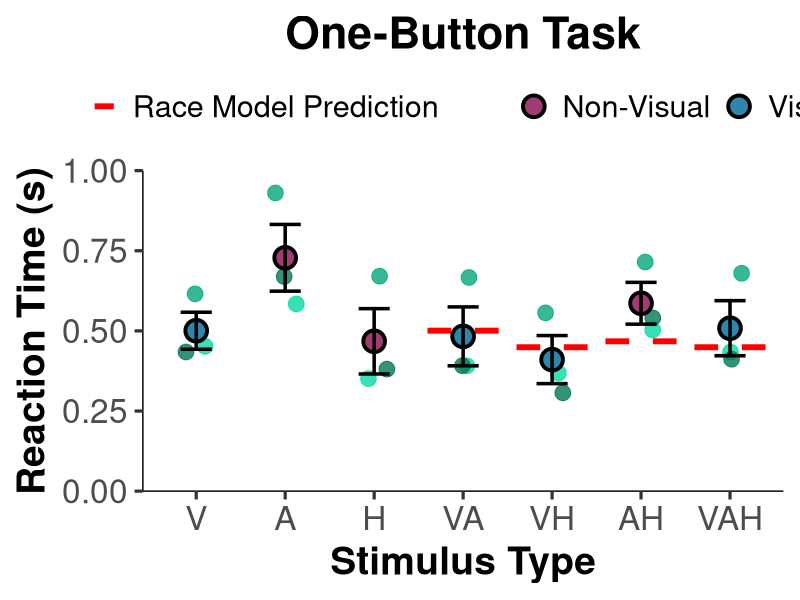
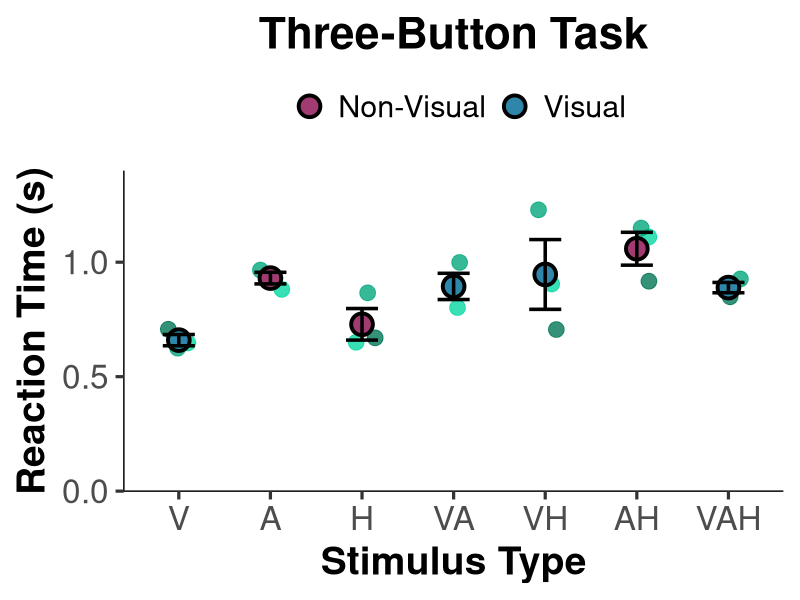
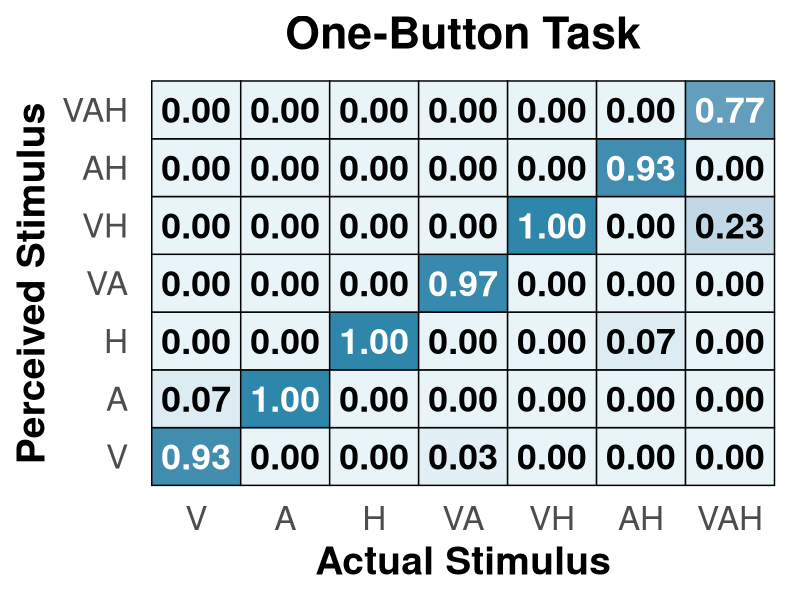
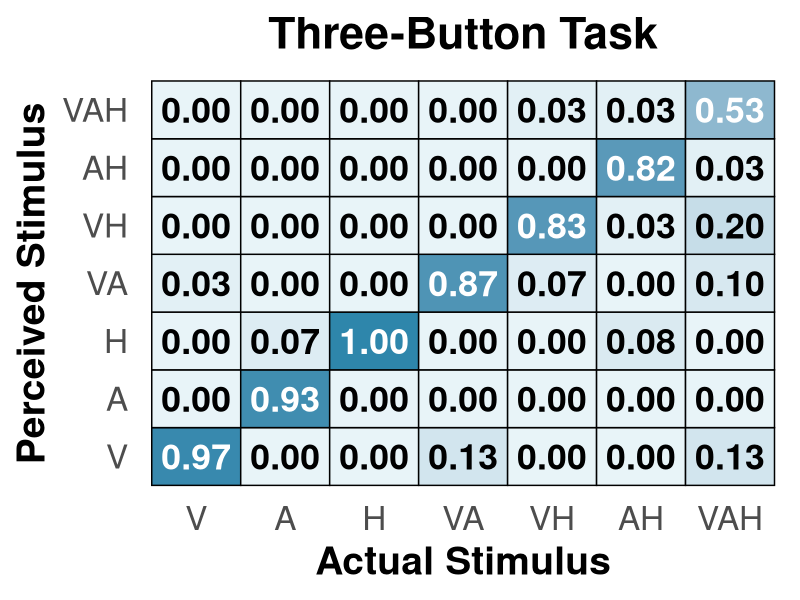

Reproduce these figures in R, in order.
# ============================================================================
# Create Figures with Statistical Tests - SUBJECT-LEVEL ANALYSIS
# Major Changes:
# - ALL means and SEMs calculated from SUBJECT-LEVEL averages (n=3)
# - ALL t-tests use subject-level data
# - Figures 1 & 2: Show individual subject dots with DIFFERENTIAL SHADING BY SUBJECT
# - Each subject has a distinct color for easy identification
# - ERROR BARS NOW MORE VISIBLE (width=0.4, linewidth=1)
# - LARGER FONT SIZES for all figures (updated)
# ============================================================================

# Load libraries
library(dplyr)
library(readr)
library(ggplot2)

# ============================================================================
# STEP 1: Load and Prepare Data
# ============================================================================

# Set your working directory
setwd("/Users/dylanpham/Documents/GitHub/Reaction-Time-App-Mohala-Lab-")

# Load one-button data
one_button_1 <- read_csv("one_button_reaction_data_1.csv") %>% mutate(Subject = "S1")
one_button_2 <- read_csv("one_button_reaction_data_2.csv") %>% mutate(Subject = "S2")
one_button_3 <- read_csv("one_button_reaction_data_3.csv") %>% mutate(Subject = "S3")

# Load three-button data
three_button_1 <- read_csv("three_button_reaction_data_1.csv") %>% mutate(Subject = "S1")
three_button_2 <- read_csv("three_button_reaction_data_2.csv") %>% mutate(Subject = "S2")
three_button_3 <- read_csv("three_button_reaction_data_3.csv") %>% mutate(Subject = "S3")

# Combine datasets
one_button <- bind_rows(one_button_1, one_button_2, one_button_3)
three_button <- bind_rows(three_button_1, three_button_2, three_button_3)

# Filter for correct responses only (for statistical tests)
one_correct <- one_button[one_button$FeltCorrectly == "YES", ]
three_correct <- three_button[three_button$FeltCorrectly == "YES", ]

cat("One-button total trials:", nrow(one_button), "\n")
cat("One-button correct trials:", nrow(one_correct), "\n")
cat("Three-button total trials:", nrow(three_button), "\n")
cat("Three-button correct trials:", nrow(three_correct), "\n")

# ============================================================================
# STEP 2: Calculate SUBJECT-LEVEL means (one value per subject per condition)
# ============================================================================

cat("\n", rep("=", 70), "\n", sep = "")
cat("CALCULATING SUBJECT-LEVEL MEANS\n")
cat(rep("=", 70), "\n\n", sep = "")

# ONE-BUTTON TASK: Subject-level means for ALL data
one_subject_means_all <- one_button %>%
  group_by(Subject, Stimulus) %>%
  summarise(
    mean_RT = mean(ReactionTime_seconds, na.rm = TRUE),
    .groups = 'drop'
  )

cat("ONE-BUTTON (ALL trials) - Subject-level means:\n")
print(one_subject_means_all)

# ONE-BUTTON TASK: Subject-level means for CORRECT data only
one_subject_means_correct <- one_correct %>%
  group_by(Subject, Stimulus) %>%
  summarise(
    mean_RT = mean(ReactionTime_seconds, na.rm = TRUE),
    .groups = 'drop'
  )

cat("\nONE-BUTTON (CORRECT only) - Subject-level means:\n")
print(one_subject_means_correct)

# THREE-BUTTON TASK: Subject-level means for ALL data
three_subject_means_all <- three_button %>%
  group_by(Subject, Stimulus) %>%
  summarise(
    mean_RT = mean(RT1_seconds, na.rm = TRUE),
    .groups = 'drop'
  )

cat("\nTHREE-BUTTON (ALL trials) - Subject-level means:\n")
print(three_subject_means_all)

# THREE-BUTTON TASK: Subject-level means for CORRECT data only
three_subject_means_correct <- three_correct %>%
  group_by(Subject, Stimulus) %>%
  summarise(
    mean_RT = mean(RT1_seconds, na.rm = TRUE),
    .groups = 'drop'
  )

cat("\nTHREE-BUTTON (CORRECT only) - Subject-level means:\n")
print(three_subject_means_correct)

# ============================================================================
# STEP 3: Calculate GRAND means and SEMs across subjects (n=3)
# ============================================================================

# Grand means for one-button (ALL data) - for figures
one_grand_summary_all <- one_subject_means_all %>%
  group_by(Stimulus) %>%
  summarise(
    n_subjects = n(),
    sd_RT = ifelse(n() >= 2, sd(mean_RT, na.rm = TRUE), 0),
    sem_RT = ifelse(n() >= 2, sd(mean_RT, na.rm = TRUE) / sqrt(n()), 0),
    mean_RT = mean(mean_RT, na.rm = TRUE),
    .groups = 'drop')

# Grand means for one-button (CORRECT data) - for statistics
one_grand_summary_correct <- one_subject_means_correct %>%
  group_by(Stimulus) %>%
  summarise(
    n_subjects = n(),
    mean_RT = mean(mean_RT, na.rm = TRUE),
    sd_RT = ifelse(n() >= 2, sd(mean_RT, na.rm = TRUE), 0),
    sem_RT = ifelse(n() >= 2, sd(mean_RT, na.rm = TRUE) / sqrt(n()), 0),
    .groups = 'drop'
  )

# Grand means for three-button (ALL data) - for figures
three_grand_summary_all <- three_subject_means_all %>%
  group_by(Stimulus) %>%
  summarise(
    n_subjects = n(),
    sd_RT = ifelse(n() >= 2, sd(mean_RT, na.rm = TRUE), 0),
    sem_RT = ifelse(n() >= 2, sd(mean_RT, na.rm = TRUE) / sqrt(n()), 0),
    mean_RT = mean(mean_RT, na.rm = TRUE),
    .groups = 'drop'
  )

# Grand means for three-button (CORRECT data) - for statistics
three_grand_summary_correct <- three_subject_means_correct %>%
  group_by(Stimulus) %>%
  summarise(
    n_subjects = n(),
    mean_RT = mean(mean_RT, na.rm = TRUE),
    sd_RT = ifelse(n() >= 2, sd(mean_RT, na.rm = TRUE), 0),
    sem_RT = ifelse(n() >= 2, sd(mean_RT, na.rm = TRUE) / sqrt(n()), 0),
    .groups = 'drop'
  )

cat("\n", rep("=", 70), "\n", sep = "")
cat("GRAND SUMMARY STATISTICS (calculated from subject means, n=3)\n")
cat(rep("=", 70), "\n\n", sep = "")

cat("ONE-BUTTON (ALL trials):\n")
print(one_grand_summary_all)

cat("\nONE-BUTTON (CORRECT only):\n")
print(one_grand_summary_correct)

cat("\nTHREE-BUTTON (ALL trials):\n")
print(three_grand_summary_all)

cat("\nTHREE-BUTTON (CORRECT only):\n")
print(three_grand_summary_correct)

# ============================================================================
# STEP 4: Calculate Race Model Predictions using SUBJECT-LEVEL means
# ============================================================================

cat("\n", rep("=", 70), "\n", sep = "")
cat("RACE MODEL ANALYSIS - ONE-BUTTON TASK (SUBJECT-LEVEL)\n")
cat(rep("=", 70), "\n\n", sep = "")

# Get unimodal subject-level means (using ALL trials now)
V_subjects <- one_subject_means_all %>% filter(Stimulus == "V") %>% pull(mean_RT)
A_subjects <- one_subject_means_all %>% filter(Stimulus == "A") %>% pull(mean_RT)
H_subjects <- one_subject_means_all %>% filter(Stimulus == "H") %>% pull(mean_RT)

# Calculate race model predictions for each subject
race_predictions_by_subject <- data.frame(
  Subject = c("S1", "S2", "S3"),
  V_mean = V_subjects,
  A_mean = A_subjects,
  H_mean = H_subjects,
  VA_race = pmin(V_subjects, A_subjects),
  VH_race = pmin(V_subjects, H_subjects),
  AH_race = pmin(A_subjects, H_subjects),
  VAH_race = pmin(V_subjects, A_subjects, H_subjects)
)

cat("Subject-level race model predictions:\n")
print(race_predictions_by_subject)

# Grand mean race predictions (average across subjects)
race_predictions <- data.frame(
  Stimulus = c("VA", "VH", "AH", "VAH"),
  RaceModel = c(
    mean(race_predictions_by_subject$VA_race),
    mean(race_predictions_by_subject$VH_race),
    mean(race_predictions_by_subject$AH_race),
    mean(race_predictions_by_subject$VAH_race)
  )
)

cat("\nGrand mean race model predictions:\n")
print(race_predictions)

# ============================================================================
# STEP 5: Statistical Tests using SUBJECT-LEVEL data (n=3)
# ============================================================================

cat("\n", rep("-", 70), "\n", sep = "")
cat("T-TESTS FOR RACE MODEL VIOLATIONS (One-Button Task, ALL trials, n=3 subjects)\n")
cat(rep("-", 70), "\n\n", sep = "")

# Function to perform t-test using subject-level data
test_race_model_subjects <- function(subject_means, stimulus_name, race_pred_vector) {
  # Get subject-level observed means for this condition
  obs_data <- subject_means %>% 
    filter(Stimulus == stimulus_name) %>% 
    pull(mean_RT)
  
  if (length(obs_data) < 2) {
    return(list(
      stimulus = stimulus_name,
      n = length(obs_data),
      observed_mean = mean(obs_data),
      race_pred = mean(race_pred_vector),
      violation = NA,
      t_stat = NA,
      df = NA,
      p_value = NA,
      cohens_d = NA
    ))
  }
  
  # Perform one-sample t-test against mean race prediction
  race_mean <- mean(race_pred_vector)
  test_result <- t.test(obs_data, mu = race_mean)
  
  # Calculate Cohen's d
  cohens_d <- (mean(obs_data) - race_mean) / sd(obs_data)
  
  # Calculate violation (positive = facilitation, negative = interference)
  violation <- race_mean - mean(obs_data)
  
  return(list(
    stimulus = stimulus_name,
    n = length(obs_data),
    observed_mean = mean(obs_data),
    race_pred = race_mean,
    violation = violation,
    t_stat = test_result$statistic,
    df = test_result$parameter,
    p_value = test_result$p.value,
    cohens_d = cohens_d
  ))
}

# Test each multimodal condition
results_one_button <- list()

results_one_button$VA <- test_race_model_subjects(
  one_subject_means_all, "VA", race_predictions_by_subject$VA_race)
results_one_button$VH <- test_race_model_subjects(
  one_subject_means_all, "VH", race_predictions_by_subject$VH_race)
results_one_button$AH <- test_race_model_subjects(
  one_subject_means_all, "AH", race_predictions_by_subject$AH_race)
results_one_button$VAH <- test_race_model_subjects(
  one_subject_means_all, "VAH", race_predictions_by_subject$VAH_race)

# Print results
for (result in results_one_button) {
  cat(sprintf("\n%s Condition:\n", result$stimulus))
  cat(sprintf("  Observed RT:     %.3f s (n=%d subjects)\n", result$observed_mean, result$n))
  cat(sprintf("  Race Prediction: %.3f s\n", result$race_pred))
  cat(sprintf("  Violation:       %+.0f ms ", result$violation * 1000))
  if (!is.na(result$violation)) {
    if (result$violation > 0) {
      cat("(FACILITATION)\n")
    } else {
      cat("(INTERFERENCE)\n")
    }
  } else {
    cat("\n")
  }
  
  if (!is.na(result$p_value)) {
    cat(sprintf("  t(%d) = %.2f, p = %.4f", result$df, result$t_stat, result$p_value))
    if (result$p_value < 0.001) {
      cat(" ***")
    } else if (result$p_value < 0.01) {
      cat(" **")
    } else if (result$p_value < 0.05) {
      cat(" *")
    }
    cat("\n")
    cat(sprintf("  Cohen's d = %.2f\n", result$cohens_d))
  }
}

# ============================================================================
# COLAVITA EFFECT ANALYSIS - ONE-BUTTON TASK (SUBJECT-LEVEL)
# ============================================================================

cat("\n", rep("-", 70), "\n", sep = "")
cat("COLAVITA VISUAL DOMINANCE EFFECT (One-Button Task, ALL trials, n=3 subjects)\n")
cat(rep("-", 70), "\n\n", sep = "")

# Calculate subject-level means for visual multimodal (VA, VH, VAH) - using ALL trials
vis_multi_subject <- one_subject_means_all %>%
  filter(Stimulus %in% c("VA", "VH", "VAH")) %>%
  group_by(Subject) %>%
  summarise(mean_RT = mean(mean_RT), .groups = 'drop') %>%
  pull(mean_RT)

# Calculate subject-level means for non-visual multimodal (AH) - using ALL trials
nonvis_multi_subject <- one_subject_means_all %>%
  filter(Stimulus == "AH") %>%
  pull(mean_RT)

cat(sprintf("Visual Multimodal (VA, VH, VAH):\n"))
cat(sprintf("  Mean RT: %.3f s (n=%d subjects)\n", mean(vis_multi_subject), length(vis_multi_subject)))
cat(sprintf("  SD:      %.3f s\n", sd(vis_multi_subject)))

cat(sprintf("\nNon-Visual Multimodal (AH):\n"))
cat(sprintf("  Mean RT: %.3f s (n=%d subjects)\n", mean(nonvis_multi_subject), length(nonvis_multi_subject)))
cat(sprintf("  SD:      %.3f s\n", sd(nonvis_multi_subject)))

# Independent samples t-test
colavita_test <- t.test(vis_multi_subject, nonvis_multi_subject)

# Cohen's d for independent samples
pooled_sd <- sqrt(((length(vis_multi_subject)-1)*var(vis_multi_subject) + 
                     (length(nonvis_multi_subject)-1)*var(nonvis_multi_subject)) / 
                    (length(vis_multi_subject)+length(nonvis_multi_subject)-2))
colavita_d <- (mean(vis_multi_subject) - mean(nonvis_multi_subject)) / pooled_sd

difference_ms <- (mean(nonvis_multi_subject) - mean(vis_multi_subject)) * 1000
percent_diff <- ((mean(nonvis_multi_subject) - mean(vis_multi_subject)) / mean(vis_multi_subject)) * 100

cat(sprintf("\nColavita Effect:\n"))
cat(sprintf("  Difference:  %.0f ms (%.1f%% faster)\n", difference_ms, percent_diff))
cat(sprintf("  t(%.1f) = %.2f, p = %.4f", colavita_test$parameter, 
            colavita_test$statistic, colavita_test$p.value))
if (colavita_test$p.value < 0.001) {
  cat(" ***")
} else if (colavita_test$p.value < 0.01) {
  cat(" **")
} else if (colavita_test$p.value < 0.05) {
  cat(" *")
}
cat("\n")
cat(sprintf("  Cohen's d = %.2f\n", colavita_d))

# ============================================================================
# THREE-BUTTON TASK STATISTICS (SUBJECT-LEVEL)
# ============================================================================

cat("\n", rep("=", 70), "\n", sep = "")
cat("RACE MODEL ANALYSIS - THREE-BUTTON TASK (SUBJECT-LEVEL)\n")
cat(rep("=", 70), "\n\n", sep = "")

# Get unimodal subject-level means (using ALL trials now)
V_subjects_3 <- three_subject_means_all %>% filter(Stimulus == "V") %>% pull(mean_RT)
A_subjects_3 <- three_subject_means_all %>% filter(Stimulus == "A") %>% pull(mean_RT)
H_subjects_3 <- three_subject_means_all %>% filter(Stimulus == "H") %>% pull(mean_RT)

# Calculate race model predictions for each subject
race_predictions_by_subject_3 <- data.frame(
  Subject = c("S1", "S2", "S3"),
  V_mean = V_subjects_3,
  A_mean = A_subjects_3,
  H_mean = H_subjects_3,
  VA_race = pmin(V_subjects_3, A_subjects_3),
  VH_race = pmin(V_subjects_3, H_subjects_3),
  AH_race = pmin(A_subjects_3, H_subjects_3),
  VAH_race = pmin(V_subjects_3, A_subjects_3, H_subjects_3)
)

cat("Subject-level race model predictions:\n")
print(race_predictions_by_subject_3)

# Grand mean race predictions
race_predictions_3 <- data.frame(
  Stimulus = c("VA", "VH", "AH", "VAH"),
  RaceModel = c(
    mean(race_predictions_by_subject_3$VA_race),
    mean(race_predictions_by_subject_3$VH_race),
    mean(race_predictions_by_subject_3$AH_race),
    mean(race_predictions_by_subject_3$VAH_race)
  )
)

cat("\nGrand mean race model predictions:\n")
print(race_predictions_3)

cat("\n", rep("-", 70), "\n", sep = "")
cat("T-TESTS FOR RACE MODEL VIOLATIONS (Three-Button Task, ALL trials, n=3 subjects)\n")
cat(rep("-", 70), "\n\n", sep = "")

# Test three-button task
results_three_button <- list()

results_three_button$VA <- test_race_model_subjects(
  three_subject_means_all, "VA", race_predictions_by_subject_3$VA_race)
results_three_button$VH <- test_race_model_subjects(
  three_subject_means_all, "VH", race_predictions_by_subject_3$VH_race)
results_three_button$AH <- test_race_model_subjects(
  three_subject_means_all, "AH", race_predictions_by_subject_3$AH_race)
results_three_button$VAH <- test_race_model_subjects(
  three_subject_means_all, "VAH", race_predictions_by_subject_3$VAH_race)

for (result in results_three_button) {
  cat(sprintf("\n%s Condition:\n", result$stimulus))
  cat(sprintf("  Observed RT:     %.3f s (n=%d subjects)\n", result$observed_mean, result$n))
  cat(sprintf("  Race Prediction: %.3f s\n", result$race_pred))
  cat(sprintf("  Violation:       %+.0f ms ", result$violation * 1000))
  if (!is.na(result$violation)) {
    if (result$violation > 0) {
      cat("(FACILITATION)\n")
    } else {
      cat("(INTERFERENCE)\n")
    }
  } else {
    cat("\n")
  }
  
  if (!is.na(result$p_value)) {
    cat(sprintf("  t(%d) = %.2f, p = %.4f", result$df, result$t_stat, result$p_value))
    if (result$p_value < 0.001) {
      cat(" ***")
    } else if (result$p_value < 0.01) {
      cat(" **")
    } else if (result$p_value < 0.05) {
      cat(" *")
    }
    cat("\n")
    cat(sprintf("  Cohen's d = %.2f\n", result$cohens_d))
  }
}

# Colavita effect - three-button (SUBJECT-LEVEL)
cat("\n", rep("-", 70), "\n", sep = "")
cat("COLAVITA VISUAL DOMINANCE EFFECT (Three-Button Task, ALL trials, n=3 subjects)\n")
cat(rep("-", 70), "\n\n", sep = "")

# Calculate subject-level means for visual multimodal - using ALL trials
vis_multi_subject_3 <- three_subject_means_all %>%
  filter(Stimulus %in% c("VA", "VH", "VAH")) %>%
  group_by(Subject) %>%
  summarise(mean_RT = mean(mean_RT), .groups = 'drop') %>%
  pull(mean_RT)

# Calculate subject-level means for non-visual multimodal - using ALL trials
nonvis_multi_subject_3 <- three_subject_means_all %>%
  filter(Stimulus == "AH") %>%
  pull(mean_RT)

cat(sprintf("Visual Multimodal (VA, VH, VAH):\n"))
cat(sprintf("  Mean RT: %.3f s (n=%d subjects)\n", mean(vis_multi_subject_3), length(vis_multi_subject_3)))
cat(sprintf("  SD:      %.3f s\n", sd(vis_multi_subject_3)))

cat(sprintf("\nNon-Visual Multimodal (AH):\n"))
cat(sprintf("  Mean RT: %.3f s (n=%d subjects)\n", mean(nonvis_multi_subject_3), length(nonvis_multi_subject_3)))
cat(sprintf("  SD:      %.3f s\n", sd(nonvis_multi_subject_3)))

colavita_test_3 <- t.test(vis_multi_subject_3, nonvis_multi_subject_3)

pooled_sd_3 <- sqrt(((length(vis_multi_subject_3)-1)*var(vis_multi_subject_3) + 
                       (length(nonvis_multi_subject_3)-1)*var(nonvis_multi_subject_3)) / 
                      (length(vis_multi_subject_3)+length(nonvis_multi_subject_3)-2))
colavita_d_3 <- (mean(vis_multi_subject_3) - mean(nonvis_multi_subject_3)) / pooled_sd_3

difference_ms_3 <- (mean(nonvis_multi_subject_3) - mean(vis_multi_subject_3)) * 1000
percent_diff_3 <- ((mean(nonvis_multi_subject_3) - mean(vis_multi_subject_3)) / mean(vis_multi_subject_3)) * 100

cat(sprintf("\nColavita Effect:\n"))
cat(sprintf("  Difference:  %.0f ms (%.1f%% faster)\n", difference_ms_3, percent_diff_3))
cat(sprintf("  t(%.1f) = %.2f, p = %.4f", colavita_test_3$parameter, 
            colavita_test_3$statistic, colavita_test_3$p.value))
if (colavita_test_3$p.value < 0.001) {
  cat(" ***")
} else if (colavita_test_3$p.value < 0.01) {
  cat(" **")
} else if (colavita_test_3$p.value < 0.05) {
  cat(" *")
}
cat("\n")
cat(sprintf("  Cohen's d = %.2f\n", colavita_d_3))

# ============================================================================
# FIGURE 1: ONE-BUTTON TASK with SUBJECT-SPECIFIC COLORS - LARGER FONTS
# ============================================================================

cat("\n", rep("=", 70), "\n", sep = "")
cat("CREATING FIGURES WITH SUBJECT-SPECIFIC COLORS AND LARGER FONTS\n")
cat(rep("=", 70), "\n\n", sep = "")

# Define subject colors - distinct and visually appealing
subject_colors <- c("S1" = "#08d8a2",   
                    "S2" = "#06a77d",   
                    "S3" = "#047658")   

# Prepare data for plotting
one_grand_summary_all$visual_containing <- ifelse(grepl("V", one_grand_summary_all$Stimulus), 
                                                  "Visual", "Non-Visual")
one_grand_summary_all$Stimulus <- factor(one_grand_summary_all$Stimulus, 
                                         levels = c("V", "A", "H", "VA", "VH", "AH", "VAH"))
one_grand_summary_all <- merge(one_grand_summary_all, race_predictions, by = "Stimulus", all.x = TRUE)

# Prepare individual subject data
one_subject_means_all$Stimulus <- factor(one_subject_means_all$Stimulus, 
                                         levels = c("V", "A", "H", "VA", "VH", "AH", "VAH"))

# Prepare race model data
race_model_data_1 <- one_grand_summary_all[!is.na(one_grand_summary_all$RaceModel), ]
race_model_data_1$x_start <- as.numeric(race_model_data_1$Stimulus) - 0.4
race_model_data_1$x_end <- as.numeric(race_model_data_1$Stimulus) + 0.4

# Create Figure 1 with SUBJECT-SPECIFIC COLORS and LARGER FONTS
fig1 <- ggplot(one_grand_summary_all, aes(x = Stimulus, y = mean_RT)) +
  # Individual subject points with DISTINCT COLORS
  geom_point(data = one_subject_means_all, 
             aes(x = Stimulus, y = mean_RT, color = Subject),
             size = 5, alpha = 0.8, show.legend = FALSE,
             position = position_jitter(width = 0.15, height = 0, seed = 42)) +
  # Race model predictions
  geom_segment(data = race_model_data_1,
               aes(x = x_start, xend = x_end, y = RaceModel, yend = RaceModel, 
                   linetype = "Race Model"),
               color = "red", linewidth = 2,
               inherit.aes = FALSE) +
  # Mean points (filled) - PLOTTED AFTER INDIVIDUAL POINTS
  geom_point(aes(fill = visual_containing), 
             size = 6, shape = 21, color = "black", stroke = 2) +
  # ERROR BARS - PLOTTED LAST SO THEY APPEAR ON TOP
  geom_errorbar(aes(ymin = mean_RT - sem_RT, ymax = mean_RT + sem_RT),
                width = 0.35, linewidth = 1.2, color = "black") +
  scale_color_manual(values = subject_colors,
                     name = "Subject",
                     labels = c("S1" = "S1", "S2" = "S2", "S3" = "S3")) +
  scale_fill_manual(values = c("Visual" = "#2E86AB", "Non-Visual" = "#A23B72"),
                    name = "",
                    labels = c("Non-Visual" = "Non-Visual", "Visual" = "Visual")) +
  scale_linetype_manual(values = c("Race Model" = "dashed"),
                        name = "",
                        labels = c("Race Model Prediction")) +
  scale_y_continuous(expand = c(0, 0), limits = c(0, 1.0)) +
  labs(
    title = "One-Button Task",
    x = "Stimulus Type",
    y = "Reaction Time (s)"
  ) +
  theme_classic(base_size = 24) +
  theme(
    plot.title = element_text(face = "bold", size = 32, hjust = 0.5),
    axis.title = element_text(face = "bold", size = 28),
    axis.text = element_text(size = 24),
    axis.text.x = element_text(size = 24),
    axis.text.y = element_text(size = 24),
    legend.position = "top",
    legend.text = element_text(size = 22),
    legend.title = element_text(size = 22, face = "bold"),
    axis.line = element_line(color = "black", linewidth = 0.5, linetype = 1))

ggsave("Figure1_OneButton_MeanRT_SubjectColors.png", fig1, width = 12, height = 8, dpi = 300)
cat("✓ Figure 1 saved: Figure1_OneButton_MeanRT_SubjectColors.png\n")

# ============================================================================
# FIGURE 2: THREE-BUTTON TASK with SUBJECT-SPECIFIC COLORS - LARGER FONTS
# ============================================================================

# Prepare data for plotting
three_grand_summary_all$visual_containing <- ifelse(grepl("V", three_grand_summary_all$Stimulus), 
                                                    "Visual", "Non-Visual")
three_grand_summary_all$Stimulus <- factor(three_grand_summary_all$Stimulus, 
                                           levels = c("V", "A", "H", "VA", "VH", "AH", "VAH"))
three_grand_summary_all <- merge(three_grand_summary_all, race_predictions_3, by = "Stimulus", all.x = TRUE)

# Prepare individual subject data
three_subject_means_all$Stimulus <- factor(three_subject_means_all$Stimulus, 
                                           levels = c("V", "A", "H", "VA", "VH", "AH", "VAH"))

# Prepare race model data
race_model_data_3 <- three_grand_summary_all[!is.na(three_grand_summary_all$RaceModel), ]
race_model_data_3$x_start <- as.numeric(race_model_data_3$Stimulus) - 0.4
race_model_data_3$x_end <- as.numeric(race_model_data_3$Stimulus) + 0.4

# Create Figure 2 with SUBJECT-SPECIFIC COLORS and LARGER FONTS
fig2 <- ggplot(three_grand_summary_all, aes(x = Stimulus, y = mean_RT)) +
  # Individual subject points with DISTINCT COLORS
  geom_point(data = three_subject_means_all, 
             aes(x = Stimulus, y = mean_RT, color = Subject),
             size = 5, alpha = 0.8, show.legend = FALSE,
             position = position_jitter(width = 0.15, height = 0, seed = 42)) +
  # Mean points (filled) - PLOTTED AFTER INDIVIDUAL POINTS
  geom_point(aes(fill = visual_containing), 
             size = 6, shape = 21, color = "black", stroke = 2) +
  # ERROR BARS - PLOTTED LAST SO THEY APPEAR ON TOP
  geom_errorbar(aes(ymin = mean_RT - sem_RT, ymax = mean_RT + sem_RT),
                width = 0.35, linewidth = 1.2, color = "black") +
  scale_color_manual(values = subject_colors,
                     name = "Subject",
                     labels = c("S1" = "S1", "S2" = "S2", "S3" = "S3")) +
  scale_fill_manual(values = c("Visual" = "#2E86AB", "Non-Visual" = "#A23B72"),
                    name = "",
                    labels = c("Non-Visual" = "Non-Visual", "Visual" = "Visual")) +
  scale_y_continuous(expand = c(0, 0), limits = c(0, 1.4)) +
  labs(
    title = "Three-Button Task",
    x = "Stimulus Type",
    y = "Reaction Time (s)"
  ) +
  theme_classic(base_size = 24) +
  theme(
    plot.title = element_text(face = "bold", size = 32, hjust = 0.5),
    axis.title = element_text(face = "bold", size = 28),
    axis.text = element_text(size = 24),
    axis.text.x = element_text(size = 24),
    axis.text.y = element_text(size = 24),
    legend.position = "top",
    legend.text = element_text(size = 22),
    legend.title = element_text(size = 22, face = "bold"),
    axis.line = element_line(color = "black", linewidth = 0.5, linetype = 1))

ggsave("Figure2_ThreeButton_MeanRT_SubjectColors.png", fig2, width = 12, height = 8, dpi = 300)
cat("✓ Figure 2 saved: Figure2_ThreeButton_MeanRT_SubjectColors.png\n")

# ============================================================================
# FIGURE 3 & 4: CONFUSION MATRICES - LARGER FONTS
# ============================================================================

# Function to normalize stimulus order
normalize_stimulus <- function(stim) {
  if(is.null(stim) || length(stim) == 0) return(NA_character_)
  if(is.na(stim)) return(NA_character_)
  stim <- as.character(stim)
  if(stim == "" || nchar(stim) == 0) return(NA_character_)
  letters <- strsplit(stim, "")[[1]]
  order_map <- c("V" = 1, "A" = 2, "H" = 3)
  sorted_letters <- letters[order(sapply(letters, function(x) order_map[x]))]
  return(paste(sorted_letters, collapse = ""))
}

# FIGURE 3: One-button confusion matrix (SUBJECT-LEVEL) - LARGER FONTS
cat("\n", rep("=", 70), "\n", sep = "")
cat("CREATING CONFUSION MATRIX FOR ONE-BUTTON TASK (SUBJECT-LEVEL)\n")
cat(rep("=", 70), "\n\n", sep = "")

felt_col <- "SelectedCues"
one_button_norm <- one_button %>%
  mutate(NormalizedResponse = sapply(!!sym(felt_col), normalize_stimulus))

# Calculate confusion matrix for EACH SUBJECT
confusion_one_by_subject <- one_button_norm %>%
  group_by(Subject, Stimulus, NormalizedResponse) %>%
  summarise(count = n(), .groups = 'drop') %>%
  rename(FeltStimulus = NormalizedResponse)

# Get totals for each subject and stimulus
totals_one_by_subject <- one_button_norm %>%
  group_by(Subject, Stimulus) %>%
  summarise(total = n(), .groups = 'drop')

# Calculate proportions for each subject
confusion_one_by_subject <- merge(confusion_one_by_subject, totals_one_by_subject, 
                                  by = c("Subject", "Stimulus"))
confusion_one_by_subject$proportion <- confusion_one_by_subject$count / confusion_one_by_subject$total

all_levels <- c("V", "A", "H", "VA", "VH", "AH", "VAH")
confusion_one_by_subject$Stimulus <- factor(confusion_one_by_subject$Stimulus, levels = all_levels)
confusion_one_by_subject$FeltStimulus <- factor(confusion_one_by_subject$FeltStimulus, levels = all_levels)

# Create complete grid for each subject
complete_grid_subjects <- expand.grid(
  Subject = unique(one_button$Subject),
  Stimulus = factor(all_levels, levels = all_levels),
  FeltStimulus = factor(all_levels, levels = all_levels)
)

# Merge with actual data, filling missing combinations with 0
confusion_one_complete_subjects <- merge(complete_grid_subjects, confusion_one_by_subject, 
                                         by = c("Subject", "Stimulus", "FeltStimulus"), all.x = TRUE)
confusion_one_complete_subjects$proportion[is.na(confusion_one_complete_subjects$proportion)] <- 0

cat("Subject-level confusion matrices (sample):\n")
print(head(confusion_one_complete_subjects, 20))

# Calculate GRAND MEAN proportions across subjects
confusion_one_grand <- confusion_one_complete_subjects %>%
  group_by(Stimulus, FeltStimulus) %>%
  summarise(
    mean_proportion = mean(proportion),
    sd_proportion = sd(proportion),
    sem_proportion = sd(proportion) / sqrt(n()),
    n_subjects = n(),
    .groups = 'drop'
  )

cat("\nGrand mean confusion matrix:\n")
print(confusion_one_grand)

fig3 <- ggplot(confusion_one_grand, aes(x = Stimulus, y = FeltStimulus, fill = mean_proportion)) +
  geom_tile(color = "black", linewidth = 0.5) +
  geom_text(aes(label = sprintf("%.2f", mean_proportion)), 
            color = ifelse(confusion_one_grand$mean_proportion > 0.5, "white", "black"), 
            size = 9, fontface = "bold") +
  scale_fill_gradient(low = "#E8F4F8", high = "#2E86AB", limits = c(0, 1),
                      name = "Proportion") +
  scale_x_discrete(drop = FALSE) +
  scale_y_discrete(drop = FALSE) +
  labs(
    title = "One-Button Task",
    x = "Actual Stimulus",
    y = "Perceived Stimulus"
  ) +
  theme_minimal(base_size = 24) +
  theme(
    plot.title = element_text(face = "bold", size = 32, hjust = 0.5),
    axis.title = element_text(face = "bold", size = 28),
    axis.text = element_text(size = 24),
    panel.grid = element_blank(),
    panel.background = element_rect(fill = "white", color = NA),
    plot.background = element_rect(fill = "white", color = NA),
    legend.position = "none"
  )

ggsave("Figure3_OneButton_ConfusionMatrix_SubjectLevel.png", fig3, width = 12, height = 10, dpi = 300)
cat("✓ Figure 3 saved: Figure3_OneButton_ConfusionMatrix_SubjectLevel.png\n")

# FIGURE 4: Three-button confusion matrix (SUBJECT-LEVEL) - LARGER FONTS
cat("\n", rep("=", 70), "\n", sep = "")
cat("CREATING CONFUSION MATRIX FOR THREE-BUTTON TASK (SUBJECT-LEVEL)\n")
cat(rep("=", 70), "\n\n", sep = "")

felt_col_3 <- "KeysPressed"

map_keys_to_stimulus <- function(key_num) {
  if(is.na(key_num)) return(NA_character_)
  key_str <- as.character(key_num)
  key_str <- gsub("1", "V", key_str)
  key_str <- gsub("2", "A", key_str)
  key_str <- gsub("3", "H", key_str)
  return(key_str)
}

three_button_norm <- three_button %>%
  filter(!is.na(!!sym(felt_col_3))) %>%
  mutate(
    KeysPressed_mapped = sapply(!!sym(felt_col_3), map_keys_to_stimulus),
    NormalizedResponse = sapply(KeysPressed_mapped, normalize_stimulus)
  )

# Calculate confusion matrix for EACH SUBJECT
confusion_three_by_subject <- three_button_norm %>%
  group_by(Subject, Stimulus, NormalizedResponse) %>%
  summarise(count = n(), .groups = 'drop') %>%
  rename(FeltStimulus = NormalizedResponse)

# Get totals for each subject and stimulus
totals_three_by_subject <- three_button_norm %>%
  group_by(Subject, Stimulus) %>%
  summarise(total = n(), .groups = 'drop')

# Calculate proportions for each subject
confusion_three_by_subject <- merge(confusion_three_by_subject, totals_three_by_subject, 
                                    by = c("Subject", "Stimulus"))
confusion_three_by_subject$proportion <- confusion_three_by_subject$count / confusion_three_by_subject$total

confusion_three_by_subject$Stimulus <- factor(confusion_three_by_subject$Stimulus, levels = all_levels)
confusion_three_by_subject$FeltStimulus <- factor(confusion_three_by_subject$FeltStimulus, levels = all_levels)

# Create complete grid for each subject
complete_grid_subjects_3 <- expand.grid(
  Subject = unique(three_button$Subject),
  Stimulus = factor(all_levels, levels = all_levels),
  FeltStimulus = factor(all_levels, levels = all_levels)
)

# Merge with actual data, filling missing combinations with 0
confusion_three_complete_subjects <- merge(complete_grid_subjects_3, confusion_three_by_subject, 
                                           by = c("Subject", "Stimulus", "FeltStimulus"), all.x = TRUE)
confusion_three_complete_subjects$proportion[is.na(confusion_three_complete_subjects$proportion)] <- 0

cat("Subject-level confusion matrices (sample):\n")
print(head(confusion_three_complete_subjects, 20))

# Calculate GRAND MEAN proportions across subjects
confusion_three_grand <- confusion_three_complete_subjects %>%
  group_by(Stimulus, FeltStimulus) %>%
  summarise(
    mean_proportion = mean(proportion),
    sd_proportion = sd(proportion),
    sem_proportion = sd(proportion) / sqrt(n()),
    n_subjects = n(),
    .groups = 'drop'
  )

cat("\nGrand mean confusion matrix:\n")
print(confusion_three_grand)

fig4 <- ggplot(confusion_three_grand, aes(x = Stimulus, y = FeltStimulus, fill = mean_proportion)) +
  geom_tile(color = "black", linewidth = 0.5) +
  geom_text(aes(label = sprintf("%.2f", mean_proportion)), 
            color = ifelse(confusion_three_grand$mean_proportion > 0.5, "white", "black"), 
            size = 9, fontface = "bold") +
  scale_fill_gradient(low = "#E8F4F8", high = "#2E86AB", limits = c(0, 1),
                      name = "Proportion") +
  scale_x_discrete(drop = FALSE) +
  scale_y_discrete(drop = FALSE) +
  labs(
    title = "Three-Button Task",
    x = "Actual Stimulus",
    y = "Perceived Stimulus"
  ) +
  theme_minimal(base_size = 24) +
  theme(
    plot.title = element_text(face = "bold", size = 32, hjust = 0.5),
    axis.title = element_text(face = "bold", size = 28),
    axis.text = element_text(size = 24),
    panel.grid = element_blank(),
    panel.background = element_rect(fill = "white", color = NA),
    plot.background = element_rect(fill = "white", color = NA),
    legend.position = "none"
  )

ggsave("Figure4_ThreeButton_ConfusionMatrix_SubjectLevel.png", fig4, width = 12, height = 10, dpi = 300)
cat("✓ Figure 4 saved: Figure4_ThreeButton_ConfusionMatrix_SubjectLevel.png\n")

# ============================================================================
# ACCURACY STATISTICS (SUBJECT-LEVEL)
# ============================================================================

cat("\n", rep("=", 70), "\n", sep = "")
cat("ACCURACY STATISTICS (SUBJECT-LEVEL, n=3)\n")
cat(rep("=", 70), "\n\n", sep = "")

# Calculate subject-level accuracy for one-button task
one_accuracy_subjects <- one_button %>%
  group_by(Subject, Stimulus) %>%
  summarise(
    total_trials = n(),
    correct_trials = sum(FeltCorrectly == "YES"),
    accuracy_pct = (correct_trials / total_trials) * 100,
    .groups = 'drop'
  )

cat("ONE-BUTTON TASK - Subject-level accuracy:\n")
print(one_accuracy_subjects)

# Calculate grand mean accuracy across subjects
one_accuracy_grand <- one_accuracy_subjects %>%
  group_by(Stimulus) %>%
  summarise(
    n_subjects = n(),
    mean_accuracy = mean(accuracy_pct),
    sd_accuracy = sd(accuracy_pct),
    sem_accuracy = sd(accuracy_pct) / sqrt(n()),
    .groups = 'drop'
  )

cat("\nONE-BUTTON TASK - Grand mean accuracy (across subjects):\n")
print(one_accuracy_grand)

# Calculate subject-level accuracy for three-button task
three_accuracy_subjects <- three_button %>%
  group_by(Subject, Stimulus) %>%
  summarise(
    total_trials = n(),
    correct_trials = sum(FeltCorrectly == "YES"),
    accuracy_pct = (correct_trials / total_trials) * 100,
    .groups = 'drop'
  )

cat("\nTHREE-BUTTON TASK - Subject-level accuracy:\n")
print(three_accuracy_subjects)

# Calculate grand mean accuracy across subjects
three_accuracy_grand <- three_accuracy_subjects %>%
  group_by(Stimulus) %>%
  summarise(
    n_subjects = n(),
    mean_accuracy = mean(accuracy_pct),
    sd_accuracy = sd(accuracy_pct),
    sem_accuracy = sd(accuracy_pct) / sqrt(n()),
    .groups = 'drop'
  )

cat("\nTHREE-BUTTON TASK - Grand mean accuracy (across subjects):\n")
print(three_accuracy_grand)

# ============================================================================
# FINAL SUMMARY
# ============================================================================

cat("\n", rep("=", 70), "\n", sep = "")
cat("FINAL SUMMARY (SUBJECT-LEVEL ANALYSIS, n=3)\n")
cat(rep("=", 70), "\n\n", sep = "")

cat("ONE-BUTTON TASK (Detection):\n")
cat(sprintf("  Visual Multimodal:     %.3f ± %.3f s\n", 
            mean(vis_multi_subject), sd(vis_multi_subject)/sqrt(length(vis_multi_subject))))
cat(sprintf("  Non-Visual Multimodal: %.3f ± %.3f s\n", 
            mean(nonvis_multi_subject), sd(nonvis_multi_subject)/sqrt(length(nonvis_multi_subject))))
cat(sprintf("  Colavita Effect:       %.0f ms (%.1f%% faster), p = %.4f\n\n", 
            difference_ms, percent_diff, colavita_test$p.value))

cat("THREE-BUTTON TASK (Identification):\n")
cat(sprintf("  Visual Multimodal:     %.3f ± %.3f s\n", 
            mean(vis_multi_subject_3), sd(vis_multi_subject_3)/sqrt(length(vis_multi_subject_3))))
cat(sprintf("  Non-Visual Multimodal: %.3f ± %.3f s\n", 
            mean(nonvis_multi_subject_3), sd(nonvis_multi_subject_3)/sqrt(length(nonvis_multi_subject_3))))
cat(sprintf("  Colavita Effect:       %.0f ms (%.1f%% faster), p = %.4f\n\n", 
            difference_ms_3, percent_diff_3, colavita_test_3$p.value))

cat("=== ALL ANALYSIS COMPLETED WITH SUBJECT-LEVEL STATISTICS ===\n")
cat("\nKey Changes in This Version:\n")
cat("  1. All means/SEMs calculated from subject averages (n=3)\n")
cat("  2. All t-tests use subject-level data from ALL TRIALS (not just correct)\n")
cat("  3. LARGER FONT SIZES for all figures:\n")
cat("     - Base font size increased from 18 to 24\n")
cat("     - Plot titles: 32pt (was 22pt)\n")
cat("     - Axis titles: 28pt (was 20pt)\n")
cat("     - Axis text: 24pt (was 18pt)\n")
cat("     - Legend text: 22pt (was 16pt)\n")
cat("     - Confusion matrix text: 9pt (was 7pt)\n")
cat("  4. Slightly larger point sizes and error bars\n")
cat("  5. Increased figure dimensions for better readability\n")
cat("  6. Subject-specific colors maintained\n")
cat("  7. All statistical analyses unchanged\n")
